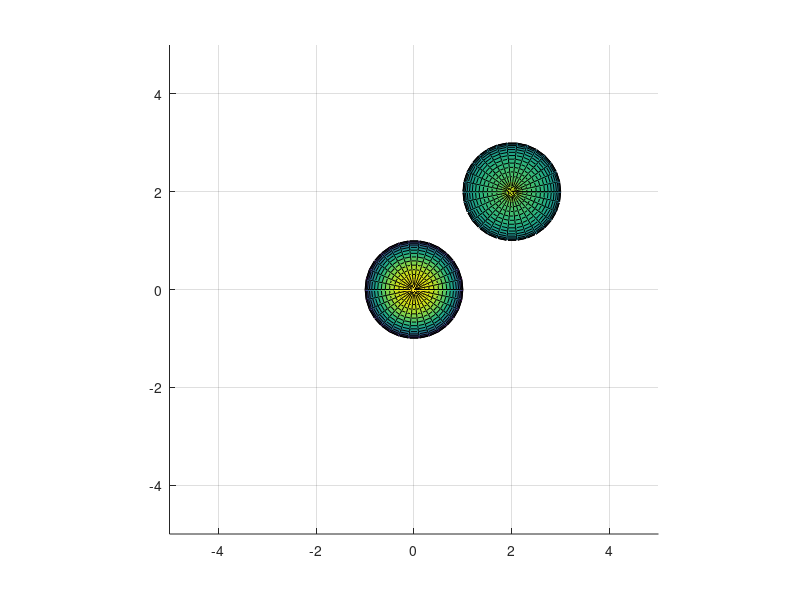

Reproduce this figure in MATLAB. (Note: this script raises an error after producing the figure.)
clear
t = 0:pi/10:2*pi;
figure(1)
hold on
axis([-5, 5, -5, 5, -5, 5])
grid on;

[X1,Y1,Z1] = sphere(30);
[X2,Y2,Z2] = sphere(30);

hg = hggroup;

asdf1 = surf(X1,Y1,Z1,'parent',hg);
asdf2 = surfl(X2+2,Y2+2,Z2);


axis square

% asdf1.EdgeColor = 'none';
asdf1.BackFaceLighting = 'unlit'
% asdf1.AmbientStrength = 0
% asdf1.DiffuseStrength = 1
asdf1.DiffuseStrength = 0.9
%asdf2.EdgeColor = 'none';

%light
light('Position',[0,1,0],'Style','local','visible','on');
%light('Position','camlight','Style','local','visible','on');
% light('Position',[-1,-1,0],'Style','local','visible','on');
% light('Position',[1,1,0],'Style','local','visible','on');
% light('Position',[1,-1,0],'Style','local','visible','on');
% light('Position',[0,0,1.1],'Style','local','visible','on');
% light('Position',[0,0,-1.1],'Style','local','visible','on');
lighting gouraud
%lighting none
%material dull

shading interp

while 1
    rotate(asdf2, [0,0,1], 1,[0,0,0])
    drawnow
end
